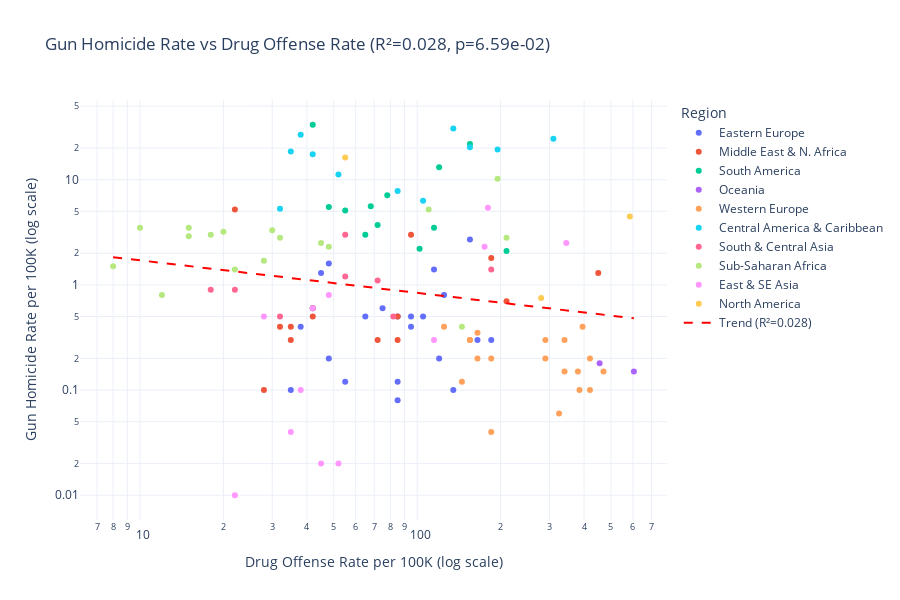

Notebook source saved alongside this figure:
### Code cell
fig = px.scatter(
    plot_df,
    x='drug_offense_rate',
    y='gun_homicide_rate',
    color='region',
    hover_name='country_name',
    hover_data={'drug_offense_rate': ':.1f', 'gun_homicide_rate': ':.2f', 'region': True},
    log_x=True,
    log_y=True,
    title=f'Gun Homicide Rate vs Drug Offense Rate (R²={r_squared:.3f}, p={p_value:.2e})',
    labels={
        'drug_offense_rate': 'Drug Offense Rate per 100K (log scale)',
        'gun_homicide_rate': 'Gun Homicide Rate per 100K (log scale)',
        'region': 'Region',
    },
)

# Add trend line
x_range = np.linspace(plot_df['log_drug'].min(), plot_df['log_drug'].max(), 100)
y_trend = 10 ** (slope * x_range + intercept)
x_trend = 10 ** x_range
fig.add_trace(go.Scatter(
    x=x_trend, y=y_trend,
    mode='lines',
    name=f'Trend (R²={r_squared:.3f})',
    line=dict(color='red', dash='dash', width=2),
))

fig.update_layout(template='plotly_white', height=600)
fig.show()

### Figure 1 — Plotly figure (JSON) as saved in the notebook; plotly's stock layout.template omitted (floating-point values rounded to 4 significant figures)
{"data": [{"customdata": [["Eastern Europe"], ["Eastern Europe"], ["Eastern Europe"], ["Eastern Europe"], ["Eastern Europe"], ["Eastern Europe"], ["Eastern Europe"], ["Eastern Europe"], ["Eastern Europe"], ["Eastern Europe"], ["Eastern Europe"], ["Eastern Europe"], ["Eastern Europe"], ["Eastern Europe"], ["Eastern Europe"], ["Eastern Europe"], ["Eastern Europe"], ["Eastern Europe"], ["Eastern Europe"], ["Eastern Europe"], ["Eastern Europe"], ["Eastern Europe"]], "hovertemplate": "<b>%{hovertext}</b><br><br>Region=%{customdata[0]}<br>Drug Offense Rate per 100K (log scale)=%{x:.1f}<br>Gun Homicide Rate per 100K (log scale)=%{y:.2f}<extra></extra>", "hovertext": ["Albania", "Armenia", "Azerbaijan", "Belarus", "Bosnia and Herzegovina", "Bulgaria", "Croatia", "Czech Republic", "Estonia", "Georgia", "Hungary", "Latvia", "Lithuania", "Moldova", "Montenegro", "Poland", "Romania", "Russia", "Serbia", "Slovakia", "Slovenia", "Ukraine"], "legendgroup": "Eastern Europe", "marker": {"color": "#636efa", "symbol": "circle"}, "mode": "markers", "name": "Eastern Europe", "orientation": "v", "showlegend": true, "type": "scatter", "x": [45.0, 38.0, 42.0, 120.0, 75.0, 105.0, 165.0, 85.0, 185.0, 125.0, 55.0, 85.0, 95.0, 65.0, 115.0, 85.0, 35.0, 155.0, 95.0, 48.0, 135.0, 48.0], "xaxis": "x", "y": [1.3, 0.4, 0.6, 0.2, 0.6, 0.5, 0.3, 0.12, 0.3, 0.8, 0.12, 0.5, 0.4, 0.5, 1.4, 0.08, 0.1, 2.7, 0.5, 0.2, 0.1, 1.6], "yaxis": "y"}, {"customdata": [["Middle East & N. Africa"], ["Middle East & N. Africa"], ["Middle East & N. Africa"], ["Middle East & N. Africa"], ["Middle East & N. Africa"], ["Middle East & N. Africa"], ["Middle East & N. Africa"], ["Middle East & N. Africa"], ["Middle East & N. Africa"], ["Middle East & N. Africa"], ["Middle East & N. Africa"], ["Middle East & N. Africa"], ["Middle East & N. Africa"], ["Middle East & N. Africa"]], "hovertemplate": "<b>%{hovertext}</b><br><br>Region=%{customdata[0]}<br>Drug Offense Rate per 100K (log scale)=%{x:.1f}<br>Gun Homicide Rate per 100K (log scale)=%{y:.2f}<extra></extra>", "hovertext": ["Algeria", "Egypt", "Iran", "Iraq", "Israel", "Jordan", "Kuwait", "Lebanon", "Morocco", "Qatar", "Saudi Arabia", "Tunisia", "Turkey", "United Arab Emirates"], "legendgroup": "Middle East & N. Africa", "marker": {"color": "#EF553B", "symbol": "circle"}, "mode": "markers", "name": "Middle East & N. Africa", "orientation": "v", "showlegend": true, "type": "scatter", "x": [85.0, 35.0, 450.0, 22.0, 210.0, 42.0, 32.0, 95.0, 85.0, 28.0, 42.0, 35.0, 185.0, 72.0], "xaxis": "x", "y": [0.5, 0.4, 1.3, 5.2, 0.7, 0.5, 0.4, 3.0, 0.3, 0.1, 0.6, 0.3, 1.8, 0.3], "yaxis": "y"}, {"customdata": [["South America"], ["South America"], ["South America"], ["South America"], ["South America"], ["South America"], ["South America"], ["South America"], ["South America"], ["South America"], ["South America"], ["South America"]], "hovertemplate": "<b>%{hovertext}</b><br><br>Region=%{customdata[0]}<br>Drug Offense Rate per 100K (log scale)=%{x:.1f}<br>Gun Homicide Rate per 100K (log scale)=%{y:.2f}<extra></extra>", "hovertext": ["Argentina", "Bolivia", "Brazil", "Chile", "Colombia", "Ecuador", "Guyana", "Paraguay", "Peru", "Suriname", "Uruguay", "Venezuela"], "legendgroup": "South America", "marker": {"color": "#00cc96", "symbol": "circle"}, "mode": "markers", "name": "South America", "orientation": "v", "showlegend": true, "type": "scatter", "x": [102.0, 65.0, 155.0, 210.0, 120.0, 68.0, 78.0, 48.0, 72.0, 55.0, 115.0, 42.0], "xaxis": "x", "y": [2.2, 3.0, 21.9, 2.1, 13.1, 5.6, 7.1, 5.5, 3.7, 5.1, 3.5, 33.3], "yaxis": "y"}, {"customdata": [["Oceania"], ["Oceania"]], "hovertemplate": "<b>%{hovertext}</b><br><br>Region=%{customdata[0]}<br>Drug Offense Rate per 100K (log scale)=%{x:.1f}<br>Gun Homicide Rate per 100K (log scale)=%{y:.2f}<extra></extra>", "hovertext": ["Australia", "New Zealand"], "legendgroup": "Oceania", "marker": {"color": "#ab63fa", "symbol": "circle"}, "mode": "markers", "name": "Oceania", "orientation": "v", "showlegend": true, "type": "scatter", "x": [605.0, 455.0], "xaxis": "x", "y": [0.15, 0.18], "yaxis": "y"}, {"customdata": [["Western Europe"], ["Western Europe"], ["Western Europe"], ["Western Europe"], ["Western Europe"], ["Western Europe"], ["Western Europe"], ["Western Europe"], ["Western Europe"], ["Western Europe"], ["Western Europe"], ["Western Europe"], ["Western Europe"], ["Western Europe"], ["Western Europe"], ["Western Europe"], ["Western Europe"], ["Western Europe"], ["Western Europe"], ["Western Europe"]], "hovertemplate": "<b>%{hovertext}</b><br><br>Region=%{customdata[0]}<br>Drug Offense Rate per 100K (log scale)=%{x:.1f}<br>Gun Homicide Rate per 100K (log scale)=%{y:.2f}<extra></extra>", "hovertext": ["Austria", "Belgium", "Cyprus", "Denmark", "Finland", "France", "Germany", "Greece", "Iceland", "Ireland", "Italy", "Luxembourg", "Malta", "Netherlands", "Norway", "Portugal", "Spain", "Sweden", "Switzerland", "United Kingdom"], "legendgroup": "Western Europe", "marker": {"color": "#FFA15A", "symbol": "circle"}, "mode": "markers", "name": "Western Europe", "orientation": "v", "showlegend": true, "type": "scatter", "x": [340.0, 340.0, 185.0, 380.0, 420.0, 290.0, 325.0, 125.0, 310.0, 290.0, 165.0, 385.0, 155.0, 165.0, 420.0, 155.0, 145.0, 395.0, 470.0, 185.0], "xaxis": "x", "y": [0.15, 0.3, 0.2, 0.15, 0.2, 0.3, 0.06, 0.4, 0.0, 0.2, 0.35, 0.1, 0.3, 0.2, 0.1, 0.3, 0.12, 0.4, 0.15, 0.04], "yaxis": "y"}, {"customdata": [["Central America & Caribbean"], ["Central America & Caribbean"], ["Central America & Caribbean"], ["Central America & Caribbean"], ["Central America & Caribbean"], ["Central America & Caribbean"], ["Central America & Caribbean"], ["Central America & Caribbean"], ["Central America & Caribbean"], ["Central America & Caribbean"], ["Central America & Caribbean"]], "hovertemplate": "<b>%{hovertext}</b><br><br>Region=%{customdata[0]}<br>Drug Offense Rate per 100K (log scale)=%{x:.1f}<br>Gun Homicide Rate per 100K (log scale)=%{y:.2f}<extra></extra>", "hovertext": ["Bahamas", "Belize", "Costa Rica", "Dominican Republic", "El Salvador", "Guatemala", "Honduras", "Jamaica", "Nicaragua", "Panama", "Trinidad and Tobago"], "legendgroup": "Central America & Caribbean", "marker": {"color": "#19d3f3", "symbol": "circle"}, "mode": "markers", "name": "Central America & Caribbean", "orientation": "v", "showlegend": true, "type": "scatter", "x": [310.0, 195.0, 105.0, 52.0, 42.0, 35.0, 38.0, 135.0, 32.0, 85.0, 155.0], "xaxis": "x", "y": [24.5, 19.4, 6.3, 11.2, 17.5, 18.5, 26.7, 30.7, 5.3, 7.8, 20.3], "yaxis": "y"}, {"customdata": [["South & Central Asia"], ["South & Central Asia"], ["South & Central Asia"], ["South & Central Asia"], ["South & Central Asia"], ["South & Central Asia"], ["South & Central Asia"], ["South & Central Asia"]], "hovertemplate": "<b>%{hovertext}</b><br><br>Region=%{customdata[0]}<br>Drug Offense Rate per 100K (log scale)=%{x:.1f}<br>Gun Homicide Rate per 100K (log scale)=%{y:.2f}<extra></extra>", "hovertext": ["Bangladesh", "India", "Kazakhstan", "Kyrgyzstan", "Nepal", "Pakistan", "Sri Lanka", "Uzbekistan"], "legendgroup": "South & Central Asia", "marker": {"color": "#FF6692", "symbol": "circle"}, "mode": "markers", "name": "South & Central Asia", "orientation": "v", "showlegend": true, "type": "scatter", "x": [72.0, 18.0, 82.0, 55.0, 22.0, 55.0, 185.0, 32.0], "xaxis": "x", "y": [1.1, 0.9, 0.5, 1.2, 0.9, 3.0, 1.4, 0.5], "yaxis": "y"}, {"customdata": [["Sub-Saharan Africa"], ["Sub-Saharan Africa"], ["Sub-Saharan Africa"], ["Sub-Saharan Africa"], ["Sub-Saharan Africa"], ["Sub-Saharan Africa"], ["Sub-Saharan Africa"], ["Sub-Saharan Africa"], ["Sub-Saharan Africa"], ["Sub-Saharan Africa"], ["Sub-Saharan Africa"], ["Sub-Saharan Africa"], ["Sub-Saharan Africa"], ["Sub-Saharan Africa"], ["Sub-Saharan Africa"], ["Sub-Saharan Africa"], ["Sub-Saharan Africa"]], "hovertemplate": "<b>%{hovertext}</b><br><br>Region=%{customdata[0]}<br>Drug Offense Rate per 100K (log scale)=%{x:.1f}<br>Gun Homicide Rate per 100K (log scale)=%{y:.2f}<extra></extra>", "hovertext": ["Benin", "Botswana", "Burkina Faso", "Cameroon", "Ethiopia", "Ghana", "Kenya", "Mali", "Mauritius", "Mozambique", "Namibia", "Nigeria", "Senegal", "South Africa", "Uganda", "Zambia", "Zimbabwe"], "legendgroup": "Sub-Saharan Africa", "marker": {"color": "#B6E880", "symbol": "circle"}, "mode": "markers", "name": "Sub-Saharan Africa", "orientation": "v", "showlegend": true, "type": "scatter", "x": [12.0, 210.0, 8.0, 15.0, 15.0, 28.0, 48.0, 10.0, 145.0, 18.0, 110.0, 20.0, 22.0, 195.0, 30.0, 32.0, 45.0], "xaxis": "x", "y": [0.8, 2.8, 1.5, 2.9, 3.5, 1.7, 2.3, 3.5, 0.4, 3.0, 5.2, 3.2, 1.4, 10.2, 3.3, 2.8, 2.5], "yaxis": "y"}, {"customdata": [["East & SE Asia"], ["East & SE Asia"], ["East & SE Asia"], ["East & SE Asia"], ["East & SE Asia"], ["East & SE Asia"], ["East & SE Asia"], ["East & SE Asia"], ["East & SE Asia"], ["East & SE Asia"], ["East & SE Asia"], ["East & SE Asia"]], "hovertemplate": "<b>%{hovertext}</b><br><br>Region=%{customdata[0]}<br>Drug Offense Rate per 100K (log scale)=%{x:.1f}<br>Gun Homicide Rate per 100K (log scale)=%{y:.2f}<extra></extra>", "hovertext": ["Cambodia", "China", "Indonesia", "Japan", "South Korea", "Malaysia", "Mongolia", "Myanmar", "Philippines", "Singapore", "Thailand", "Vietnam"], "legendgroup": "East & SE Asia", "marker": {"color": "#FF97FF", "symbol": "circle"}, "mode": "markers", "name": "East & SE Asia", "orientation": "v", "showlegend": true, "type": "scatter", "x": [48.0, 35.0, 38.0, 22.0, 52.0, 115.0, 42.0, 175.0, 180.0, 45.0, 345.0, 28.0], "xaxis": "x", "y": [0.8, 0.04, 0.1, 0.01, 0.02, 0.3, 0.6, 2.3, 5.4, 0.02, 2.5, 0.5], "yaxis": "y"}, {"customdata": [["North America"], ["North America"], ["North America"]], "hovertemplate": "<b>%{hovertext}</b><br><br>Region=%{customdata[0]}<br>Drug Offense Rate per 100K (log scale)=%{x:.1f}<br>Gun Homicide Rate per 100K (log scale)=%{y:.2f}<extra></extra>", "hovertext": ["Canada", "Mexico", "United States"], "legendgroup": "North America", "marker": {"color": "#FECB52", "symbol": "circle"}, "mode": "markers", "name": "North America", "orientation": "v", "showlegend": true, "type": "scatter", "x": [280.0, 55.0, 585.0], "xaxis": "x", "y": [0.75, 16.3, 4.46], "yaxis": "y"}, {"line": {"color": "red", "dash": "dash", "width": 2}, "mode": "lines", "name": "Trend (R²=0.028)", "type": "scatter", "x": [8.0, 8.357, 8.731, 9.121, 9.528, 9.953, 10.4, 10.86, 11.35, 11.85, 12.38, 12.94, 13.51, 14.12, 14.75, 15.41, 16.1, 16.81, 17.57, 18.35, 19.17, 20.03, 20.92, 21.85, 22.83, 23.85, 24.92, 26.03, 27.19, 28.41, 29.67, 31.0, 32.38, 33.83, 35.34, 36.92, 38.57, 40.29, 42.09, 43.97, 45.94, 47.99, 50.13, 52.37, 54.71, 57.15, 59.7, 62.37, 65.16, 68.07, 71.11, 74.28, 77.6, 81.07, 84.69, 88.47, 92.42, 96.55, 100.9, 105.4, 110.1, 115.0, 120.1, 125.5, 131.1, 136.9, 143.1, 149.5, 156.1, 163.1, 170.4, 178.0, 185.9, 194.3, 202.9, 212.0, 221.5, 231.4, 241.7, 252.5, 263.8, 275.5, 287.8, 300.7, 314.1, 328.2, 342.8, 358.1, 374.1, 390.8, 408.3, 426.5, 445.6, 465.5, 486.3, 508.0, 530.7, 554.4, 579.1, 605.0], "y": [1.834, 1.809, 1.785, 1.761, 1.737, 1.714, 1.691, 1.668, 1.646, 1.624, 1.602, 1.581, 1.559, 1.538, 1.518, 1.497, 1.477, 1.457, 1.438, 1.419, 1.4, 1.381, 1.362, 1.344, 1.326, 1.308, 1.291, 1.273, 1.256, 1.239, 1.223, 1.206, 1.19, 1.174, 1.158, 1.143, 1.127, 1.112, 1.097, 1.083, 1.068, 1.054, 1.04, 1.026, 1.012, 0.9983, 0.9849, 0.9717, 0.9586, 0.9458, 0.9331, 0.9206, 0.9082, 0.896, 0.884, 0.8721, 0.8604, 0.8489, 0.8375, 0.8262, 0.8151, 0.8042, 0.7934, 0.7828, 0.7722, 0.7619, 0.7517, 0.7416, 0.7316, 0.7218, 0.7121, 0.7025, 0.6931, 0.6838, 0.6746, 0.6656, 0.6566, 0.6478, 0.6391, 0.6306, 0.6221, 0.6137, 0.6055, 0.5974, 0.5894, 0.5814, 0.5736, 0.5659, 0.5583, 0.5508, 0.5435, 0.5362, 0.529, 0.5219, 0.5149, 0.5079, 0.5011, 0.4944, 0.4878, 0.4812]}], "layout": {"height": 600, "legend": {"title": {"text": "Region"}, "tracegroupgap": 0}, "title": {"text": "Gun Homicide Rate vs Drug Offense Rate (R²=0.028, p=6.59e-02)"}, "xaxis": {"anchor": "y", "domain": [0.0, 1.0], "title": {"text": "Drug Offense Rate per 100K (log scale)"}, "type": "log"}, "yaxis": {"anchor": "x", "domain": [0.0, 1.0], "title": {"text": "Gun Homicide Rate per 100K (log scale)"}, "type": "log"}}}
